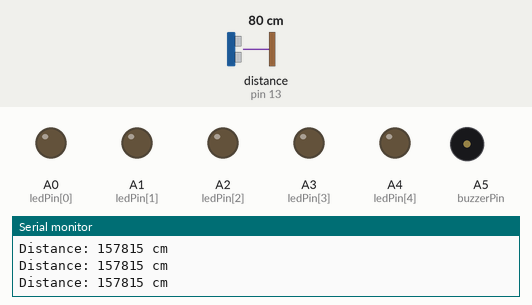
Bench run of a sketch on a simulated Arduino Uno, built with avr-gcc and run on an emulated ATmega328P. Parts: output pins drawn as LEDs (lit = HIGH), buzzer (waves = sounding, pin HIGH), the last lines printed to the serial monitor. Wiring (inferred from the names in the program): ultrasonic range finder: trigger pin 12; echo pin 13. Dashed ring = blinking. The inputs (shaded band) are chosen by the test bench; at power-on: distance to the obstacle (sensor on pin 13) 80 cm. The echo pulse lasts 58.3 µs per cm; pins used as bus, display or sensor lines are not drawn.

Above: at 1.2 s.
1.3 s: distance to the obstacle (sensor on pin 13) set to 56 cm
4.3 s: distance to the obstacle (sensor on pin 13) set to 48 cm
At 4.7 s:
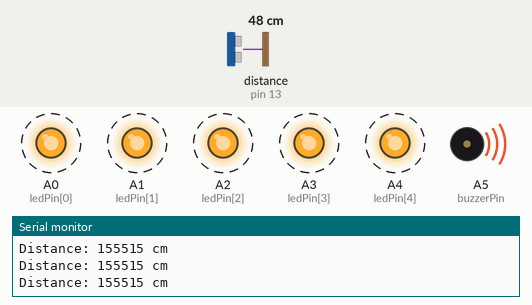
7.3 s: distance to the obstacle (sensor on pin 13) set to 60 cm
At 7.8 s:
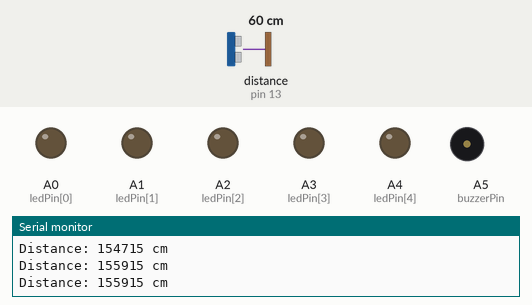
8.8 s: distance to the obstacle (sensor on pin 13) set to 2 cm
At 9.7 s:
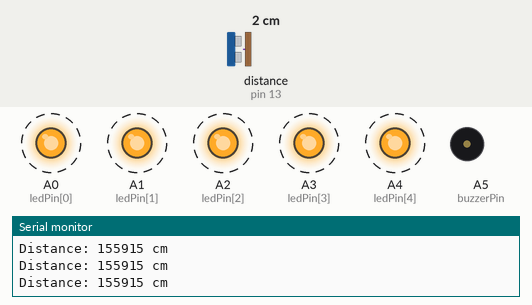
Timing chart, 0 to 12.8 s (numbered marks = the images above; inputs shaded):
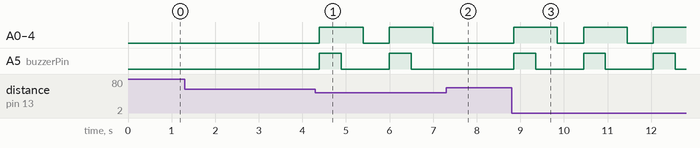

Measured:
- the behaviour switches between 51 and 50 cm on distance to the obstacle (sensor on pin 13) (found by bisection; images 0 and 1)
- after the input at 4.3 s, A0 (ledPin[0]), A1 (ledPin[1]), A2 (ledPin[2]), A3 (ledPin[3]), A4 (ledPin[4]): alternates HIGH for 1.0 s and LOW for 0.60 s, starting after 0.09 s; A5 (buzzerPin): alternates HIGH for 0.50 s and LOW for 1.1 s, starting after 0.09 s
- after the input at 7.3 s, A0 (ledPin[0]), A1 (ledPin[1]), A2 (ledPin[2]), A3 (ledPin[3]), A4 (ledPin[4]), A5 (buzzerPin): stays LOW (without the input it goes to HIGH after 0.30 s)
- after the input at 8.8 s, A0 (ledPin[0]), A1 (ledPin[1]), A2 (ledPin[2]), A3 (ledPin[3]), A4 (ledPin[4]): alternates HIGH for 1.0 s and LOW for 0.60 s, starting after 0.05 s; A5 (buzzerPin): alternates HIGH for 0.50 s and LOW for 1.1 s, starting after 0.05 s

The sketch:

TAPScode.ino
```cpp
// Define pins for the LED and buzzer
const int ledPin[] = {A0, A1, A2, A3, A4, A5};
const int buzzerPin = A5;

// Define pins for the ultrasonic sensor
const int trigPin = 12;
const int echoPin = 13;

// Define variables
long duration;
int distance;

void setup() {
  // Set the LED and buzzer pins as output
  for(int i=0; i<6; i++){
    pinMode(ledPin[i], OUTPUT);
  }
  pinMode(buzzerPin, OUTPUT);

  // Set the ultrasonic sensor pins as input
  pinMode(trigPin, OUTPUT);
  pinMode(echoPin, INPUT);

  // Initialize Serial communication
  Serial.begin(9600);
}

void loop() {
  // Send a pulse to the ultrasonic sensor
  digitalWrite(trigPin, LOW);
  delayMicroseconds(2);
  digitalWrite(trigPin, HIGH);
  delayMicroseconds(10);
  digitalWrite(trigPin, LOW);

  // Measure the distance from the sensor
  duration = pulseIn(echoPin, HIGH);
  distance = duration * 0.034 / 2;

  // If the distance is less than 50cm, blink the LED and sound the buzzer
  if(distance < 50) {
    for(int i=0; i<6; i++){
      digitalWrite(ledPin[i], HIGH);
    }
    digitalWrite(buzzerPin, HIGH);
    delay(500);
    digitalWrite(buzzerPin, LOW);
    delay(500);
    for(int i=0; i<6; i++){
      digitalWrite(ledPin[i], LOW);
    }
    delay(500);
  } else {
    for(int i=0; i<6; i++){
      digitalWrite(ledPin[i], LOW);
    }
  }

  // Print the distance to the Serial monitor
  Serial.print("Distance: 15");
  Serial.print(distance);
  Serial.println("15 cm");

  // Wait for a moment before measuring again
  delay(100);
}
```
